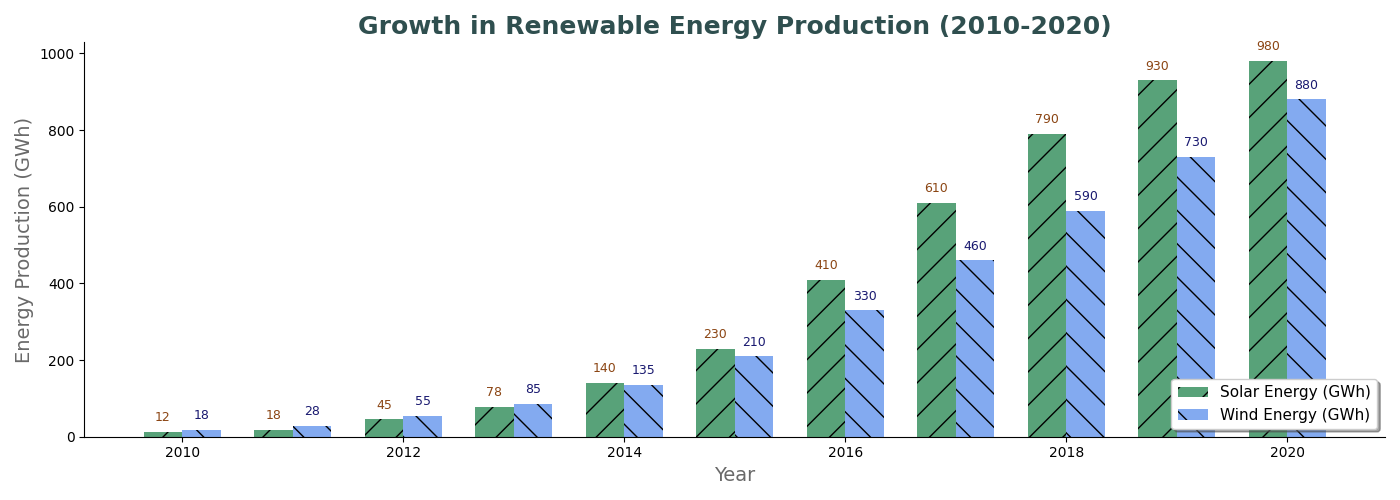

Here is the Python script that generated this plot:
import matplotlib.pyplot as plt
import numpy as np

years = np.arange(2010, 2021)
solar_energy = np.array([12, 18, 45, 78, 140, 230, 410, 610, 790, 930, 980])
wind_energy = np.array([18, 28, 55, 85, 135, 210, 330, 460, 590, 730, 880])

fig, ax1 = plt.subplots(figsize=(14, 5))

bar_width = 0.35
# New colors applied to bars and labels
bar1 = ax1.bar(years - bar_width/2, solar_energy, bar_width, label='Solar Energy (GWh)', color='seagreen', alpha=0.8, hatch='/')
bar2 = ax1.bar(years + bar_width/2, wind_energy, bar_width, label='Wind Energy (GWh)', color='cornflowerblue', alpha=0.8, hatch='\\')

# New colors for text annotations
for bar in bar1:
    height = bar.get_height()
    ax1.text(bar.get_x() + bar.get_width() / 2.0, height + 20, f'{height}', ha='center', va='bottom', fontsize=9, color='saddlebrown')
for bar in bar2:
    height = bar.get_height()
    ax1.text(bar.get_x() + bar.get_width() / 2.0, height + 20, f'{height}', ha='center', va='bottom', fontsize=9, color='midnightblue')

# Color change in the title and labels
ax1.set_title("Growth in Renewable Energy Production (2010-2020)", fontsize=18, fontweight='bold', color='darkslategray')
ax1.set_xlabel("Year", fontsize=14, color='dimgray')
ax1.set_ylabel("Energy Production (GWh)", fontsize=14, color='dimgray')

ax1.legend(loc='lower right', fontsize=11, shadow=True)
ax1.grid(False)

ax1.spines['top'].set_visible(False)
ax1.spines['right'].set_visible(False)

plt.tight_layout()
plt.show()
